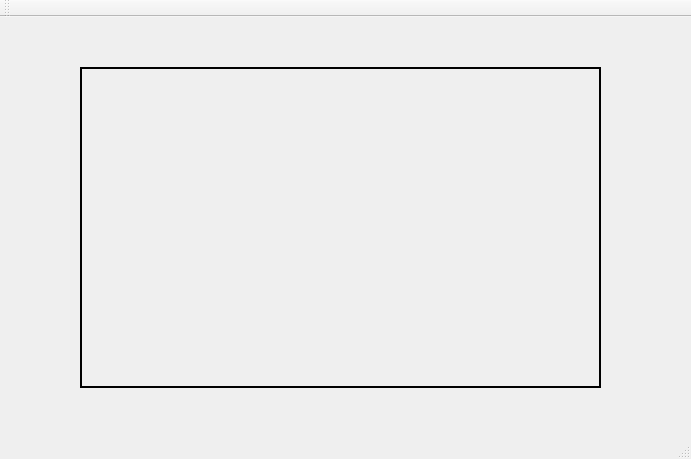
<?xml version="1.0" encoding="UTF-8"?>
<ui version="4.0">
 <class>MainWindow</class>
 <widget class="QMainWindow" name="MainWindow">
  <property name="geometry">
   <rect>
    <x>0</x>
    <y>0</y>
    <width>691</width>
    <height>459</height>
   </rect>
  </property>
  <property name="windowTitle">
   <string>MainWindow</string>
  </property>
  <widget class="QWidget" name="centralWidget">
   <widget class="QLabel" name="moiveLabel">
    <property name="geometry">
     <rect>
      <x>80</x>
      <y>50</y>
      <width>521</width>
      <height>321</height>
     </rect>
    </property>
    <property name="frameShape">
     <enum>QFrame::WinPanel</enum>
    </property>
    <property name="text">
     <string/>
    </property>
   </widget>
  </widget>
  <widget class="QMenuBar" name="menuBar">
   <property name="geometry">
    <rect>
     <x>0</x>
     <y>0</y>
     <width>691</width>
     <height>21</height>
    </rect>
   </property>
  </widget>
  <widget class="QToolBar" name="mainToolBar">
   <attribute name="toolBarArea">
    <enum>TopToolBarArea</enum>
   </attribute>
   <attribute name="toolBarBreak">
    <bool>false</bool>
   </attribute>
  </widget>
  <widget class="QStatusBar" name="statusBar"/>
 </widget>
 <layoutdefault spacing="6" margin="11"/>
 <resources/>
 <connections/>
</ui>
